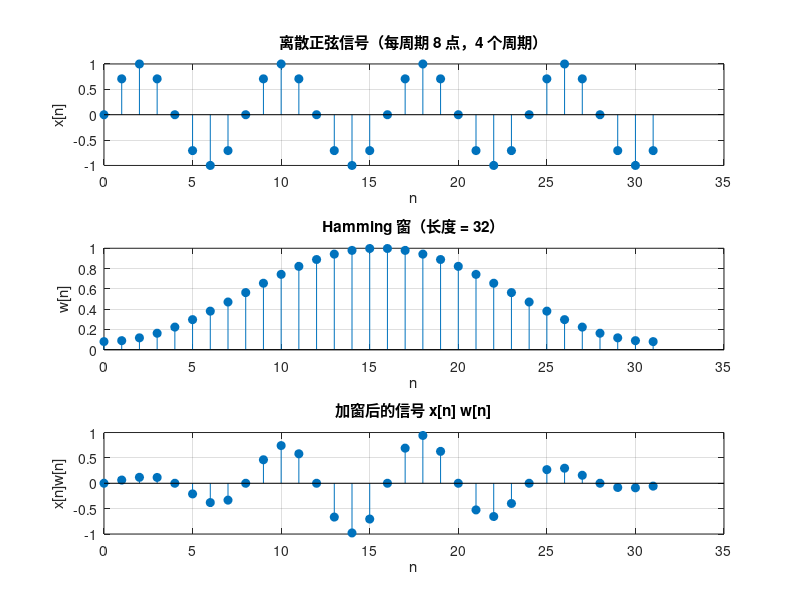

Recreate this plot in MATLAB.
clc; clear; close all;

%% 1. 离散正弦信号（每周期 8 点）
p = 8;              % 每周期 8 点
NC = 4;        % 需要 4 个周期
N = p * NC; % 信号总长度 = 32 点

n = 0:N-1;
x = sin(2*pi*(1/p)*n);   % 频率对应每 8 点一个周期

%% 2. Hamming 窗（长度为 32 点）
w = hamming(N).';

%% 3. 信号 × 窗函数
xw = x .* w;

%% 4. 绘图
figure;

subplot(3,1,1);
stem(n, x, 'filled');
title("离散正弦信号（每周期 8 点，4 个周期）");
xlabel("n"); ylabel("x[n]"); grid on;

subplot(3,1,2);
stem(n, w, 'filled');
title("Hamming 窗（长度 = 32）");
xlabel("n"); ylabel("w[n]"); grid on;

subplot(3,1,3);
stem(n, xw, 'filled');
title("加窗后的信号 x[n] w[n]");
xlabel("n"); ylabel("x[n]w[n]"); grid on;
